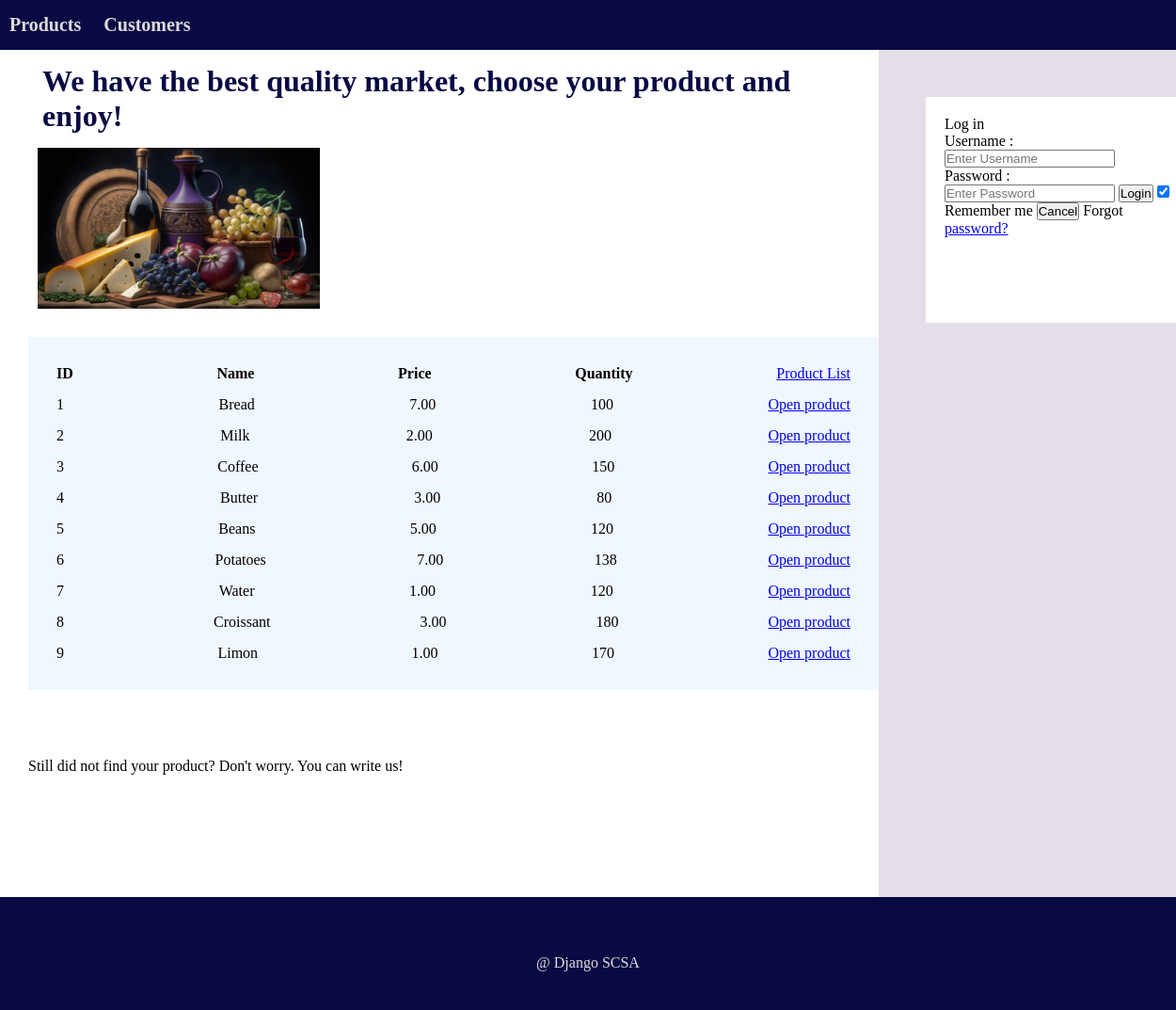
Page /home/product-list on the committed database.
### products/models.py (models this page shows)
class Product(models.Model):
    name = models.CharField(max_length=30)
    price = models.DecimalField(max_digits=3, decimal_places=2)
    quantity = models.IntegerField()
    def __str__(self):
        return self.name

### products/views.py (the view)
# urls.py: path('product-list',productslistView, name="product-list"),
def productslistView(request):
    products = Product.objects.all()
    print(f"Product's items {products}")
    print(products.count())
    context = {
        'object_list': products,
    }
    template_name = "productslist.html"
    return render(request, template_name, context)

### templates/productslist.html (shortened to what this page needs)
{% extends 'base.html' %}
{% block content %}
{% load static %}
      <header>
        <h1>We have the best quality market, choose your product and enjoy! </h1>
        <img src="{% static 'images/food-g.png' %}" alt="Food" class="image-lists">
      <header>
      <div class="table">
        <div class="row">
          <div class="col"><h4>ID</h4></div>
          <div class="col"><h4>Name</h4></div>
          <div class="col"><h4>Price</h4></div>
          <div class="col"><h4>Quantity</h4></div>
          <div class="col">
              <a href="{% url 'product-list' %}">Product List</a>
          </div>
        </div>
        {% for product in object_list %}
        <div class="row">
          <div class="col"><p>{{product.id}}</p></div>
          <div class="col"><p>{{product.name}}</p></div>
          <div class="col"><p>{{product.price }}</p></div>
          <div class="col"><p>{{product.quantity}}</p></div>
          <div class="col">
            <a href="{% url 'product' product.id %}">Open product</a>
          </div>
        </div>
      {% endfor %}
    </div>
      <br>
      <br>
      <br>
      <br>
      <p>Still did not find your product? Don't worry. You can write us! </p>
      <br>
      <br>
  {% endblock %}

### static/css/styles.css (style rules this page uses)
* { margin:0; padding:0 }
body { background-color: rgb(9, 9, 67); }
h2, h1 { color: rgb(9, 9, 67); margin: 15px; }
header { width: 100%; }
.row { display: flex; justify-content:space-between; padding: 5px; margin: 5px; border-color: rgb(31, 29, 29); }
.table { background-color:aliceblue; padding: 20px; }
.image-lists { display: flex; width: 300px; margin: 10px; padding-bottom: 20px;; }

### rows in the picture
Product: id "1", name "Bread", price "7.00", quantity "100"
Product: id "2", name "Milk", price "2.00", quantity "200"
Product: id "3", name "Coffee", price "6.00", quantity "150"
Product: id "4", name "Butter", price "3.00", quantity "80"
Product: id "5", name "Beans", price "5.00", quantity "120"
Product: id "6", name "Potatoes", price "7.00", quantity "138"
Product: id "7", name "Water", price "1.00", quantity "120"
Product: id "8", name "Croissant", price "3.00", quantity "180"
Product: id "9", name "Limon", price "1.00", quantity "170"
